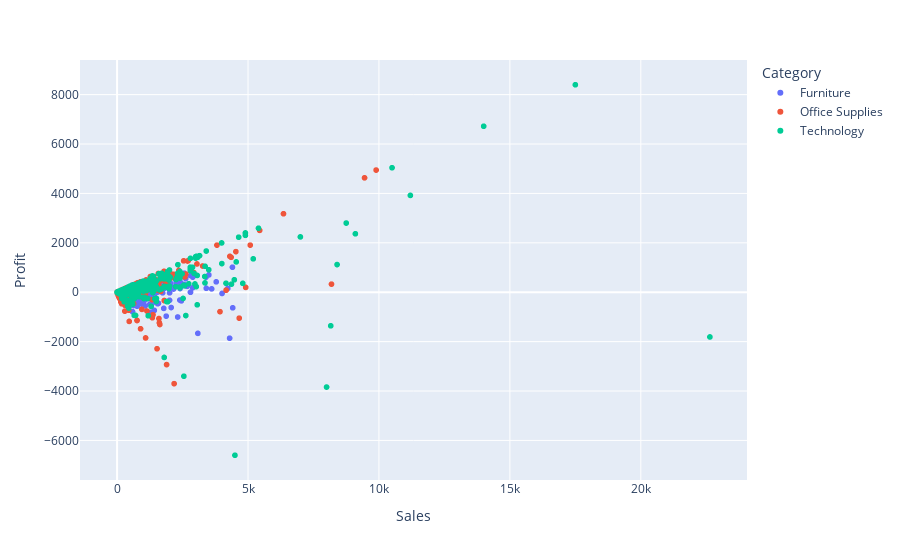

Source (notebook cell):
### Markdown cell above
## Creating basic plots using Plotly Express

In this case, we will use [Plotly Express](https://plotly.com/python/plotly-express/) to create the charts that will be in our dashboard. One of the great advantages of Plotly Express is its ease of use and flexibility when creating interactive plots. For instance, we can create a simple sales vs. profit scatter plot as follows:

### Code cell
px.scatter(df, x="Sales", y="Profit", color="Category")

### Figure 1 — Plotly figure (JSON) as saved in the notebook; plotly's stock layout.template omitted (floating-point values rounded to 4 significant figures; data arrays with more than 128 entries replaced by an {"elided": "..."} marker saying what was removed)
{"data": [{"hovertemplate": "Category=Furniture<br>Sales=%{x}<br>Profit=%{y}<extra></extra>", "legendgroup": "Furniture", "marker": {"color": "#636efa", "symbol": "circle"}, "mode": "markers", "name": "Furniture", "showlegend": true, "type": "scattergl", "x": {"elided": "2121 float values"}, "xaxis": "x", "y": {"elided": "2121 float values"}, "yaxis": "y"}, {"hovertemplate": "Category=Office Supplies<br>Sales=%{x}<br>Profit=%{y}<extra></extra>", "legendgroup": "Office Supplies", "marker": {"color": "#EF553B", "symbol": "circle"}, "mode": "markers", "name": "Office Supplies", "showlegend": true, "type": "scattergl", "x": {"elided": "6026 float values"}, "xaxis": "x", "y": {"elided": "6026 float values"}, "yaxis": "y"}, {"hovertemplate": "Category=Technology<br>Sales=%{x}<br>Profit=%{y}<extra></extra>", "legendgroup": "Technology", "marker": {"color": "#00cc96", "symbol": "circle"}, "mode": "markers", "name": "Technology", "showlegend": true, "type": "scattergl", "x": {"elided": "1847 float values"}, "xaxis": "x", "y": {"elided": "1847 float values"}, "yaxis": "y"}], "layout": {"legend": {"title": {"text": "Category"}, "tracegroupgap": 0}, "margin": {"t": 60}, "xaxis": {"anchor": "y", "domain": [0, 1], "title": {"text": "Sales"}}, "yaxis": {"anchor": "x", "domain": [0, 1], "title": {"text": "Profit"}}}}
